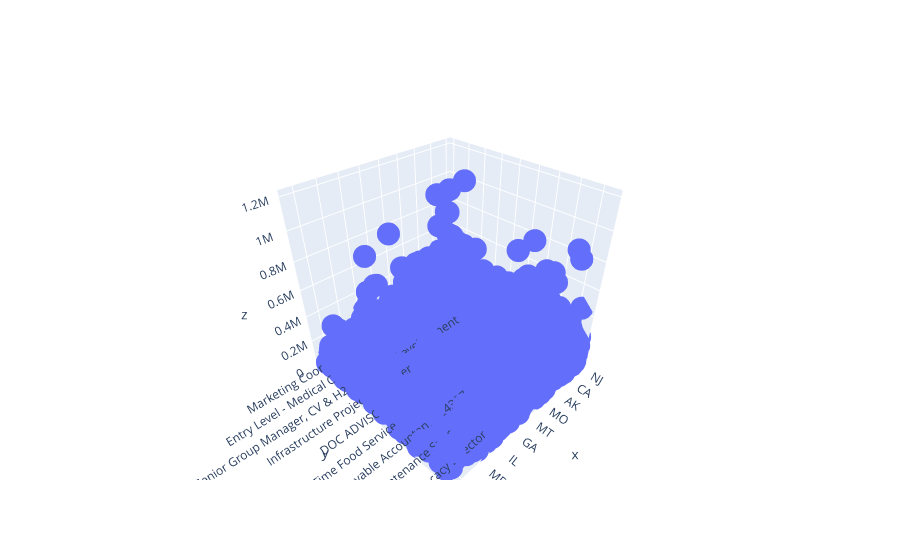

Notebook source saved alongside this figure:
### Code cell
df = df[['title','state','avg_salary']].copy().dropna(axis=1)

fig = go.Figure(data=[go.Scatter3d(x=df['state'], y=df['title'], z=df['avg_salary'], mode='markers')])

fig.update_xaxes(title_text="State")
fig.update_yaxes(title_text="Position")

fig.show()

### Figure 1 — Plotly figure (JSON) as saved in the notebook; plotly's stock layout.template omitted (floating-point values rounded to 4 significant figures; data arrays with more than 128 entries replaced by an {"elided": "..."} marker saying what was removed)
{"data": [{"mode": "markers", "type": "scatter3d", "x": {"elided": "31819 str values"}, "y": {"elided": "31819 str values"}, "z": {"elided": "31819 float values"}}], "layout": {"xaxis": {"title": {"text": "State"}}, "yaxis": {"title": {"text": "Position"}}}}
